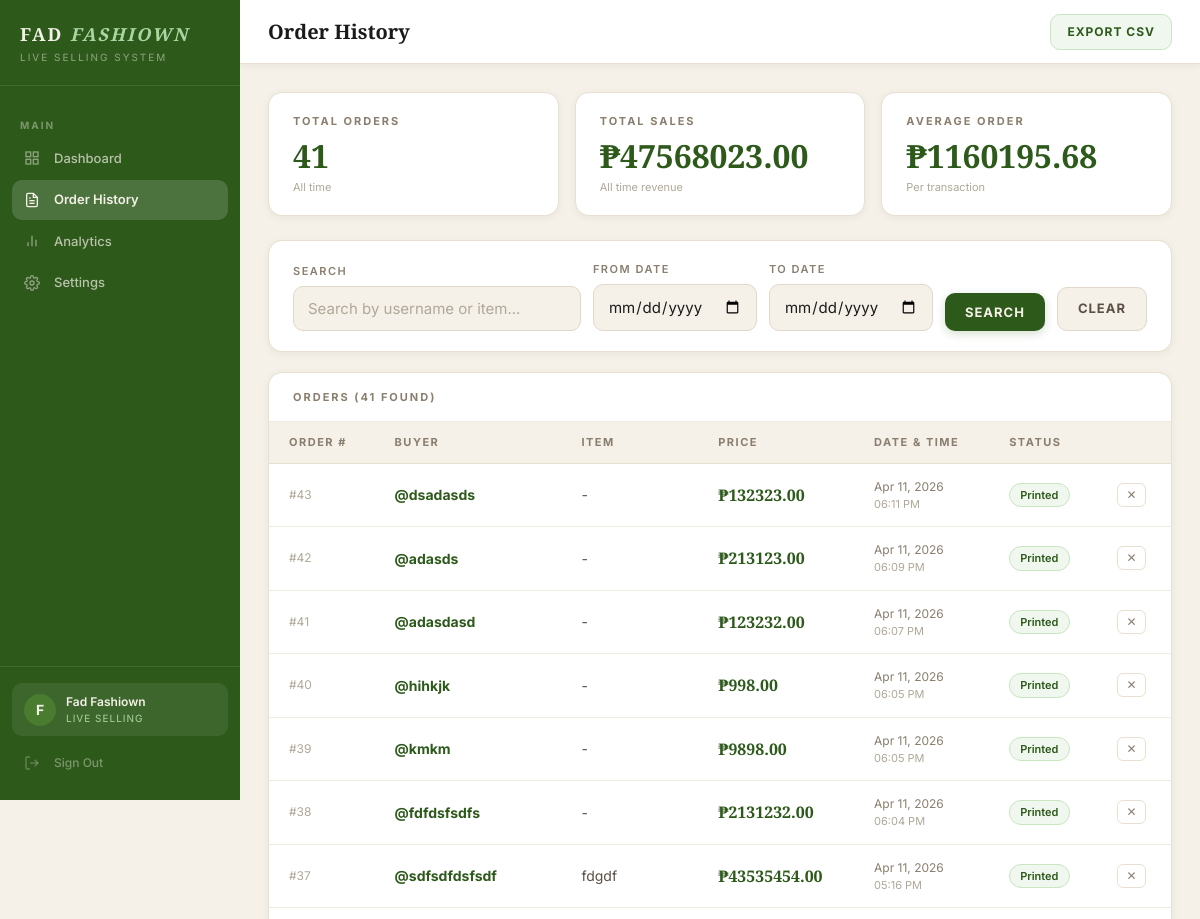
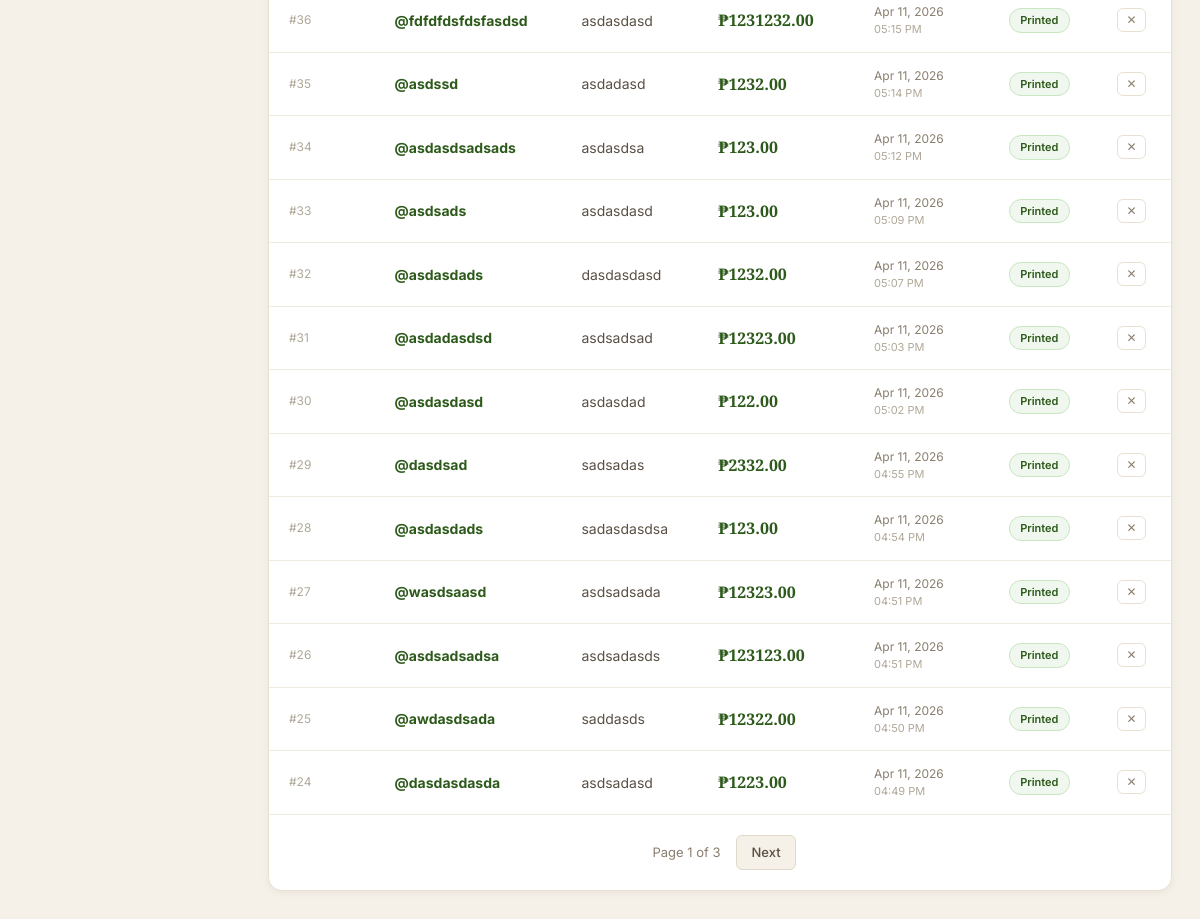
Page /orders (signed in) on the earlier database version (2 pictures, top to bottom).
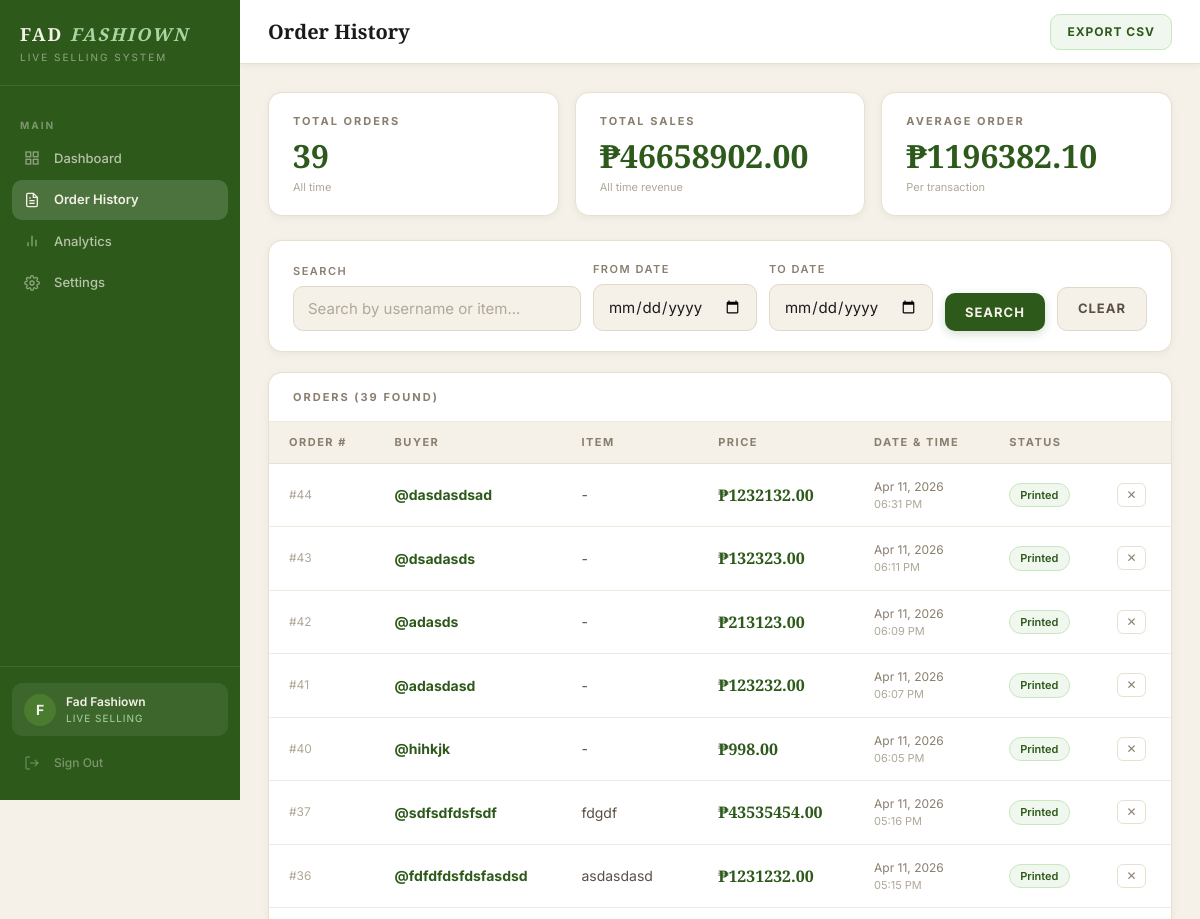
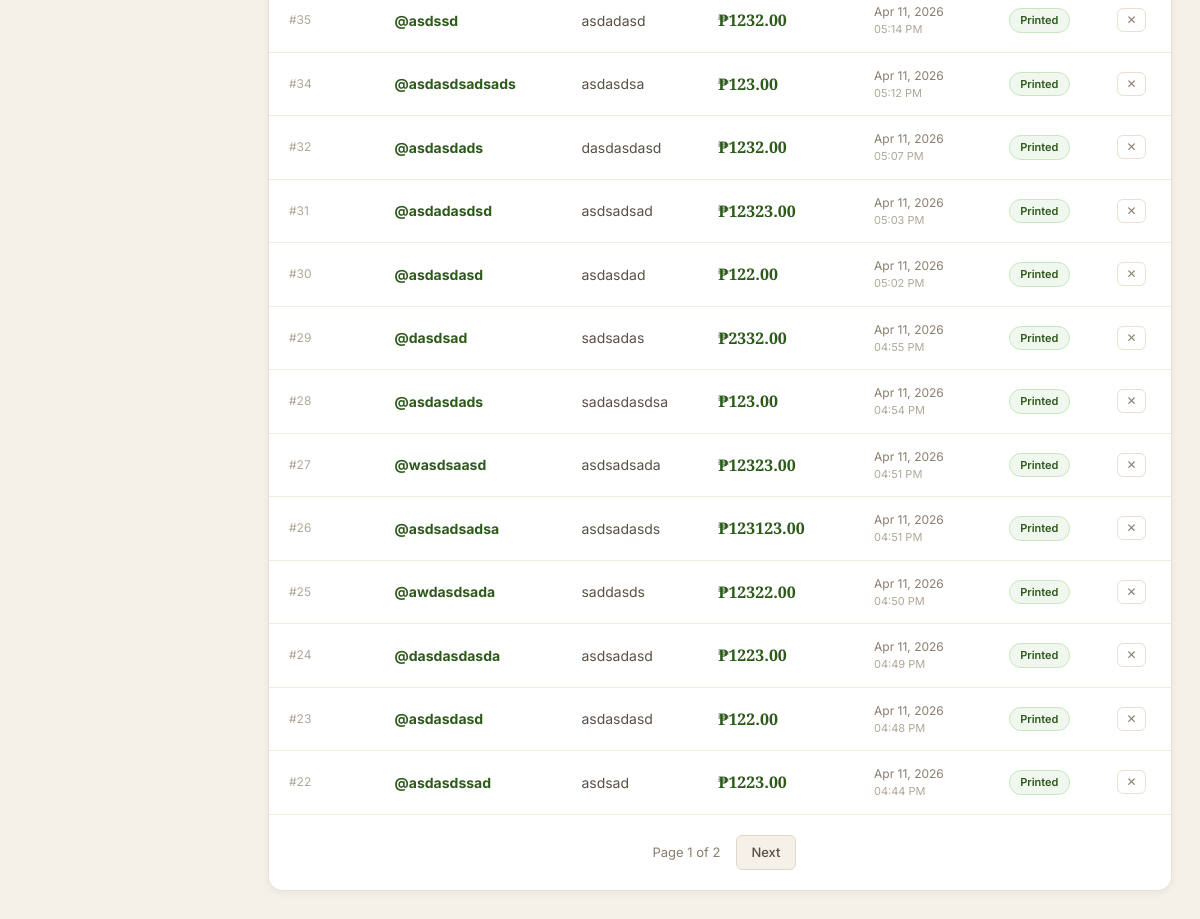
Same page on the later database version (2 pictures, top to bottom).
### auth/models.py (models this page shows, shortened)
class Order(db.Model):
    __tablename__ = 'orders'
    id = db.Column(db.Integer, primary_key=True)
    client_id = db.Column(
        db.Integer,
        db.ForeignKey('clients.id'),
        nullable=False
    )
    buyer_username = db.Column(db.String(100), nullable=False)
    item_name = db.Column(db.String(200), nullable=False)
    price = db.Column(db.Float, nullable=False)
    timestamp = db.Column(db.DateTime, default=datetime.utcnow)
    label_printed = db.Column(db.Boolean, default=False)

### dashboard/routes.py (the view, shortened to what this page needs)
@dashboard.route('/orders')
@login_required
def orders():
    if current_user.is_admin:
        return redirect(url_for('auth.admin_panel'))
    search = request.args.get('search', '').strip()
    date_from = request.args.get('date_from', '')
    date_to = request.args.get('date_to', '')
    page = request.args.get('page', 1, type=int)
    per_page = 20
    query = Order.query.filter_by(client_id=current_user.id)
    if search:
        query = query.filter(
            Order.buyer_username.ilike(f'%{search}%') |
            Order.item_name.ilike(f'%{search}%')
        )
    all_orders = Order.query.filter_by(client_id=current_user.id).all()
    total_orders = len(all_orders)
    total_sales = sum(o.price for o in all_orders)
    orders_paginated = query.order_by(
        Order.timestamp.desc()
    ).paginate(page=page, per_page=per_page, error_out=False)
    return render_template(
        'orders.html',
        orders=orders_paginated,
        search=search,
        date_from=date_from,
        date_to=date_to,
        total_orders=total_orders,
        total_sales=total_sales,
        business_name=current_user.business_name
    )

### templates/orders.html (shortened to what the changed rows need)
{% extends "base.html" %}
{% block content %}
<div class="stats-grid">
    <div class="stat-card">
        <div class="stat-label">Total Orders</div>
        <div class="stat-number">{{ total_orders }}</div>
        <div class="stat-sub">All time</div>
    </div>
    <div class="stat-card">
        <div class="stat-label">Total Sales</div>
        <div class="stat-number">₱{{ "%.2f"|format(total_sales) }}</div>
        <div class="stat-sub">All time revenue</div>
    </div>
    <div class="stat-card">
        <div class="stat-label">Average Order</div>
        <div class="stat-number">
            ₱{{ "%.2f"|format(total_sales / total_orders) if total_orders > 0 else "0.00" }}
        </div>
        <div class="stat-sub">Per transaction</div>
    </div>
</div>
<div class="table-card">
    <div class="table-header">
        <span class="card-title">Orders ({{ orders.total }} found)</span>
    </div>
    {% if orders.items %}
    <table>
        <thead>
            <tr>
                <th>Order #</th>
                <th>Buyer</th>
                <th>Item</th>
                <th>Price</th>
                <th>Date & Time</th>
                <th>Status</th>
                <th></th>
            </tr>
        </thead>
        <tbody>
            {% for order in orders.items %}
            <tr id="order-row-{{ order.id }}">
                <td class="td-id">#{{ order.id }}</td>
                <td class="td-buyer">@{{ order.buyer_username }}</td>
                <td class="td-item">{{ order.item_name }}</td>
                <td class="td-price">₱{{ "%.2f"|format(order.price) }}</td>
                <td class="td-time">
                    {{ order.timestamp.strftime('%b %d, %Y') }}
                    <span style="color:var(--text-light);display:block;font-size:11px">
                        {{ order.timestamp.strftime('%I:%M %p') }}
                    </span>
                </td>
                <td><span class="badge badge-success">Printed</span></td>
                <td>
                    <button
                        class="btn-delete-order"
                        onclick="deleteOrder({{order.id}}, this)"
                        data-username="{{ order.buyer_username }}"
                        title="Delete order">
                        &#10005;
                    </button>
                </td>
            </tr>
            {% endfor %}
        </tbody>
    </table>
    {% if orders.pages > 1 %}
    <div class="pagination">
        <span class="page-info">Page {{ orders.page }} of {{ orders.pages }}</span>
        {% if orders.has_next %}
        <a href="/orders?page={{ orders.next_num }}&search={{ search }}&date_from={{ date_from }}&date_to={{ date_to }}"
           class="page-btn">Next</a>
        {% endif %}
    </div>
    {% endif %}
    {% endif %}
</div>
{% endblock %}

Differences in the rows shown:
removed Order: id "39", buyer_username "kmkm", item_name "-", price "9898.00", timestamp "Apr 11, 2026", timestamp "06:05 PM"
removed Order: id "38", buyer_username "fdfdsfsdfs", item_name "-", price "2131232.00", timestamp "Apr 11, 2026", timestamp "06:04 PM"
removed Order: id "33", buyer_username "asdsads", item_name "asdasdasd", price "123.00", timestamp "Apr 11, 2026", timestamp "05:09 PM"
added Order: id "44", buyer_username "dasdasdsad", item_name "-", price "1232132.00", timestamp "Apr 11, 2026", timestamp "06:31 PM"
now on this page (row unchanged): Order: id "23", buyer_username "asdasdasd", item_name "asdasdasd", price "122.00", timestamp "Apr 11, 2026", timestamp "04:48 PM"
now on this page (row unchanged): Order: id "22", buyer_username "asdasdssad", item_name "asdsad", price "1223.00", timestamp "Apr 11, 2026", timestamp "04:44 PM"
Other differences:
{{ total_orders }}: "41" → "39"
{{ "%.2f"|format(total_sales) }}: "47568023.00" → "46658902.00"
{{ orders.total }}: "41" → "39"
{{ orders.pages }}: "3" → "2"
text no longer shown: "1160195.68"
text now shown: "1196382.10"
